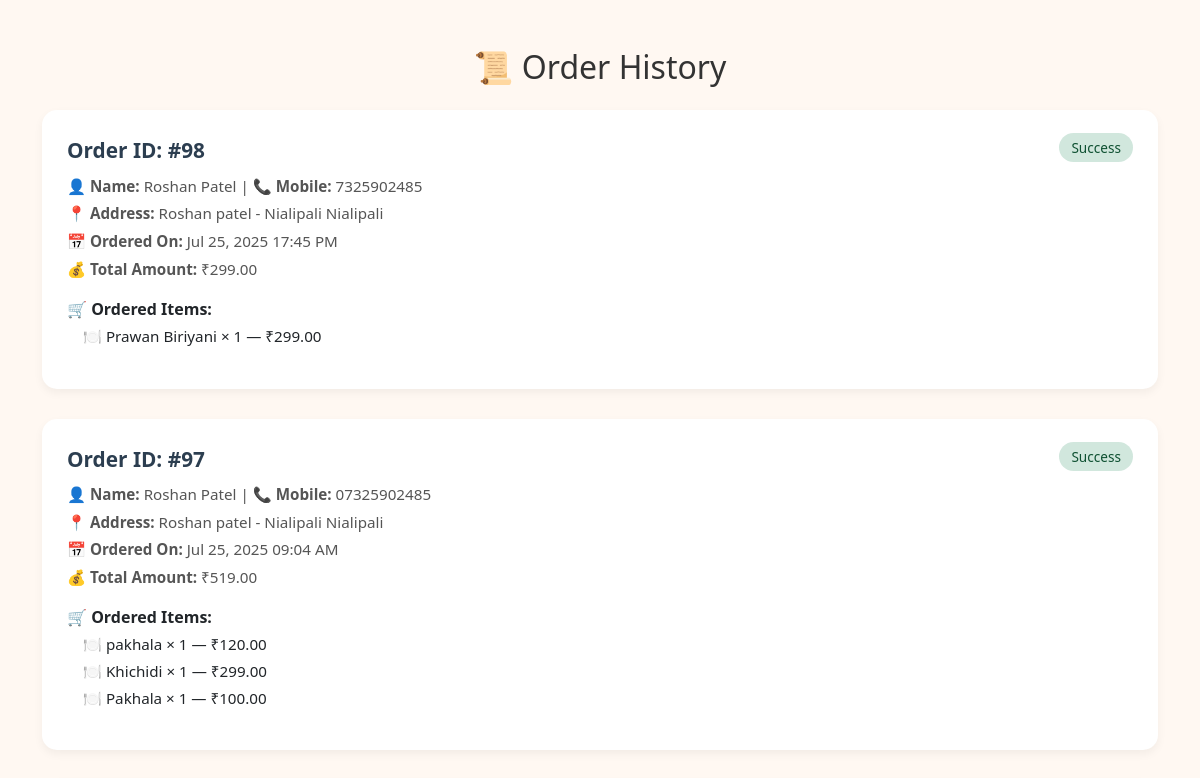
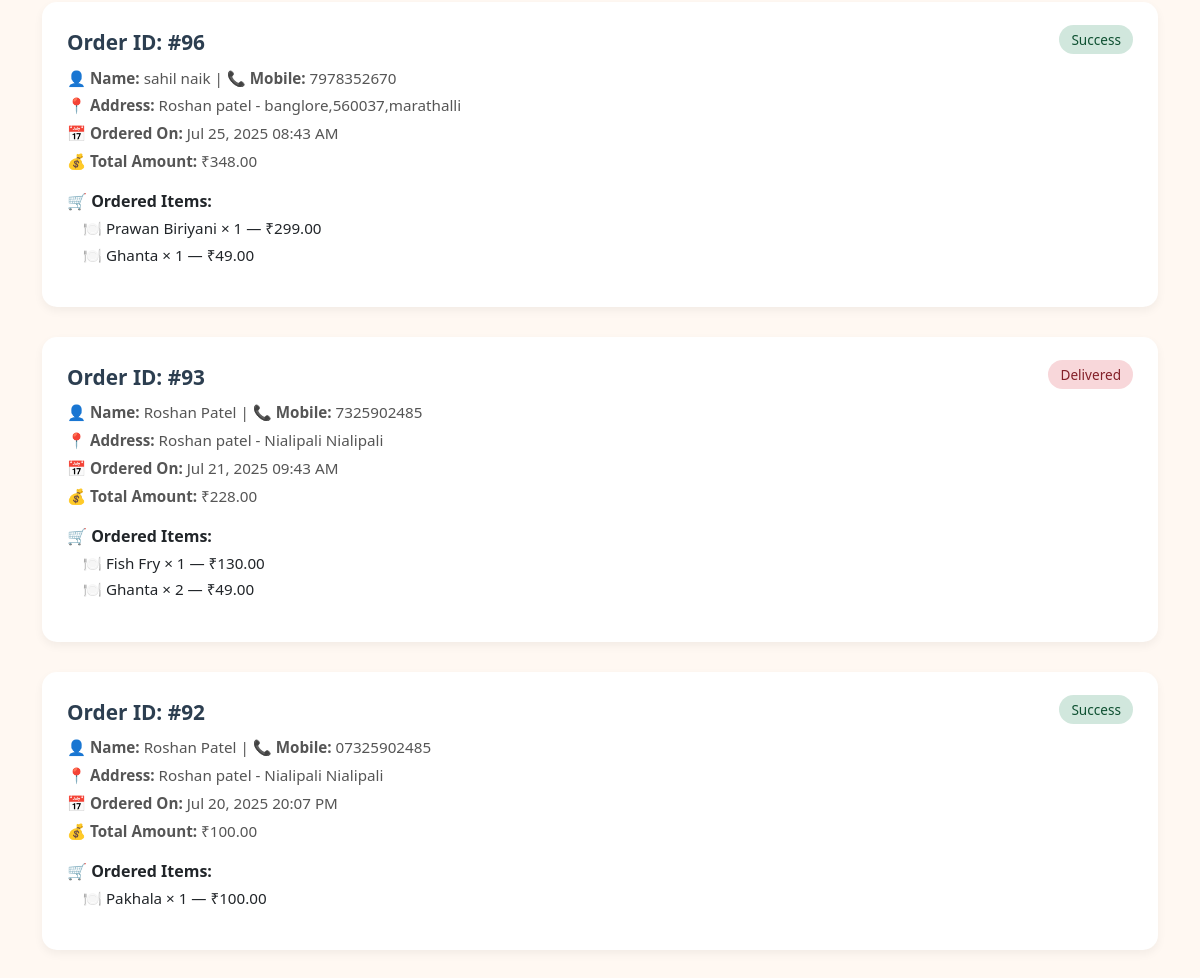
Screenshot of /order-history/ (signed in) with the database file from the repository (2 pictures, top to bottom).
### foodapp/models.py (models this page shows, shortened)
class Order(models.Model):
    STATUS_CHOICES = [
        ('Pending', 'Pending'),
        ('Processing', 'Processing'),
        ('Delivered', 'Delivered'),
        ('Cancelled', 'Cancelled'),
        ('Success', 'Success'),
    ]
    user = models.ForeignKey(User, on_delete=models.CASCADE)
    address = models.ForeignKey(Address, on_delete=models.SET_NULL, null=True)
    total_price = models.DecimalField(max_digits=10, decimal_places=2)
    name = models.CharField(max_length=100, default='')
    mobile = models.CharField(max_length=15, default='')
    status = models.CharField(max_length=20, choices=STATUS_CHOICES, default='Pending')
    created_at = models.DateTimeField(auto_now_add=True)
    @property
    def total_amount(self):
        return self.total_price

class Address(models.Model):
    user = models.ForeignKey(User, on_delete=models.CASCADE)
    address_line = models.TextField()
    phone = models.CharField(max_length=15)
    city = models.CharField(max_length=100, default='N/A')
    pincode = models.CharField(max_length=10, default='000000')
    created_at = models.DateTimeField(auto_now_add=True)
    def __str__(self):
        return f"{self.user.username} - {self.address_line}"

class OrderItem(models.Model):
    order = models.ForeignKey(Order, on_delete=models.CASCADE, related_name='items')
    food_item = models.ForeignKey(FoodItem, on_delete=models.CASCADE)
    quantity = models.PositiveIntegerField()
    price = models.DecimalField(max_digits=8, decimal_places=2)
    name = models.CharField(max_length=100)
    mobile = models.CharField(max_length=15)

class FoodItem(models.Model):
    name = models.CharField(max_length=100)
    description = models.TextField(blank=True)
    price = models.DecimalField(max_digits=8, decimal_places=2)
    image = models.ImageField(upload_to='food_images/', null=True, blank=True)
    category = models.ForeignKey(Category, on_delete=models.CASCADE)

### foodapp/views.py (the view)
# urls.py: path('order-history/', views.order_history, name='order_history'),
@login_required
def order_history(request):
    orders = Order.objects.filter(user=request.user).order_by('-created_at')
    return render(request, 'order_history.html', {'orders': orders})

### foodapp/templates/order_history.html (shortened to what this page needs)
{% load static %}
<!DOCTYPE html>
<html lang="en">
<head>
  <link href="https://cdn.jsdelivr.net/npm/bootstrap@5.3.3/dist/css/bootstrap.min.css" rel="stylesheet">
</head>
<body>
<div class="container py-5">
  <h2 class="mb-4 text-center">📜 Order History</h2>
  {% for order in orders %}
    <div class="order-card">
      <div class="d-flex justify-content-between mb-2">
        <div class="order-header">Order ID: #{{ order.id }}</div>
        <div>
          <span class="status-badge
            {% if order.status == 'Success' %}status-success
            {% elif order.status == 'Pending' %}status-pending
            {% else %}status-failed{% endif %}">
            {{ order.status }}
          </span>
        </div>
      </div>
      <p class="order-meta">👤 <strong>Name:</strong> {{ order.name }} | 📞 <strong>Mobile:</strong> {{ order.mobile }}</p>
      <p class="order-meta">📍 <strong>Address:</strong> {{ order.address }}</p>
      <p class="order-meta">📅 <strong>Ordered On:</strong> {{ order.created_at|date:"M d, Y H:i A" }}</p>
      <p class="order-meta">💰 <strong>Total Amount:</strong> ₹{{ order.total_amount }}</p>
      <p class="mt-3 mb-1 fw-semibold">🛒 Ordered Items:</p>
      <ul class="item-list list-unstyled ms-3">
        {% for item in order.items.all %}
          <li>🍽️ {{ item.food_item.name }} × {{ item.quantity }} — ₹{{ item.price }}</li>
        {% endfor %}
      </ul>
    </div>
  {% empty %}
    <div class="alert alert-info text-center">No order history available.</div>
  {% endfor %}
</div>
</body>
</html>

### foodapp/templates/order_history.html (style rules this page uses)
body { background-color: #fff8f2; font-family: 'Segoe UI', sans-serif; }
h2 { color: #333; }
.order-card { background: #ffffff; border-radius: 15px; padding: 25px; box-shadow: 0 4px 10px rgba(0, 0, 0, 0.05); transition: transform 0.2s ease, box-shadow 0.2s ease; margin-bottom: 30px; }
.order-header { font-size: 1.3rem; font-weight: 600; color: #2c3e50; }
.order-meta { font-size: 0.95rem; color: #555; margin-bottom: 5px; }
.status-badge { font-weight: 500; padding: 5px 12px; border-radius: 20px; font-size: 0.85rem; }
.status-success { background-color: #d1e7dd; color: #0f5132; }
.status-failed { background-color: #f8d7da; color: #842029; }
.item-list li { font-size: 0.95rem; margin-bottom: 4px; }

### rows the page displays
Order: id "98", status "Success", name "Roshan Patel", mobile "7325902485", address "Roshan patel - Nialipali Nialipali", created_at "Jul 25, 2025 17:45 PM", total_amount "299.00"
OrderItem: food_item.name "Prawan Biriyani", quantity "1", price "299.00"
Order: id "97", status "Success", name "Roshan Patel", mobile "07325902485", address "Roshan patel - Nialipali Nialipali", created_at "Jul 25, 2025 09:04 AM", total_amount "519.00"
OrderItem: food_item.name "pakhala", quantity "1", price "120.00"
OrderItem: food_item.name "Khichidi", quantity "1", price "299.00"
OrderItem: food_item.name "Pakhala", quantity "1", price "100.00"
Order: id "96", status "Success", name "sahil naik", mobile "7978352670", address "Roshan patel - banglore,560037,marathalli", created_at "Jul 25, 2025 08:43 AM", total_amount "348.00"
OrderItem: food_item.name "Prawan Biriyani", quantity "1", price "299.00"
OrderItem: food_item.name "Ghanta", quantity "1", price "49.00"
Order: id "93", status "Delivered", name "Roshan Patel", mobile "7325902485", address "Roshan patel - Nialipali Nialipali", created_at "Jul 21, 2025 09:43 AM", total_amount "228.00"
OrderItem: food_item.name "Fish Fry", quantity "1", price "130.00"
OrderItem: food_item.name "Ghanta", quantity "2", price "49.00"
Order: id "92", status "Success", name "Roshan Patel", mobile "07325902485", address "Roshan patel - Nialipali Nialipali", created_at "Jul 20, 2025 20:07 PM", total_amount "100.00"
OrderItem: food_item.name "Pakhala", quantity "1", price "100.00"
